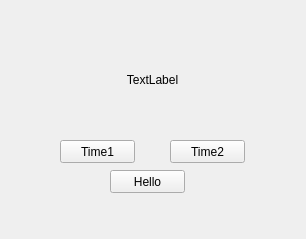
<?xml version="1.0" encoding="UTF-8"?>
<ui version="4.0">
 <class>MainWindow</class>
 <widget class="QMainWindow" name="MainWindow">
  <property name="geometry">
   <rect>
    <x>0</x>
    <y>0</y>
    <width>306</width>
    <height>239</height>
   </rect>
  </property>
  <property name="sizePolicy">
   <sizepolicy hsizetype="Fixed" vsizetype="Fixed">
    <horstretch>0</horstretch>
    <verstretch>0</verstretch>
   </sizepolicy>
  </property>
  <property name="windowTitle">
   <string>Demo</string>
  </property>
  <widget class="QWidget" name="centralwidget">
   <widget class="QPushButton" name="btnTime1">
    <property name="geometry">
     <rect>
      <x>60</x>
      <y>140</y>
      <width>75</width>
      <height>23</height>
     </rect>
    </property>
    <property name="text">
     <string>Time1</string>
    </property>
   </widget>
   <widget class="QPushButton" name="btnTime2">
    <property name="geometry">
     <rect>
      <x>170</x>
      <y>140</y>
      <width>75</width>
      <height>23</height>
     </rect>
    </property>
    <property name="text">
     <string>Time2</string>
    </property>
   </widget>
   <widget class="QPushButton" name="btnHello">
    <property name="geometry">
     <rect>
      <x>110</x>
      <y>170</y>
      <width>75</width>
      <height>23</height>
     </rect>
    </property>
    <property name="text">
     <string>Hello</string>
    </property>
   </widget>
   <widget class="QLabel" name="label">
    <property name="geometry">
     <rect>
      <x>22</x>
      <y>70</y>
      <width>261</width>
      <height>20</height>
     </rect>
    </property>
    <property name="text">
     <string>TextLabel</string>
    </property>
    <property name="alignment">
     <set>Qt::AlignCenter</set>
    </property>
   </widget>
  </widget>
 </widget>
 <resources/>
 <connections/>
</ui>
